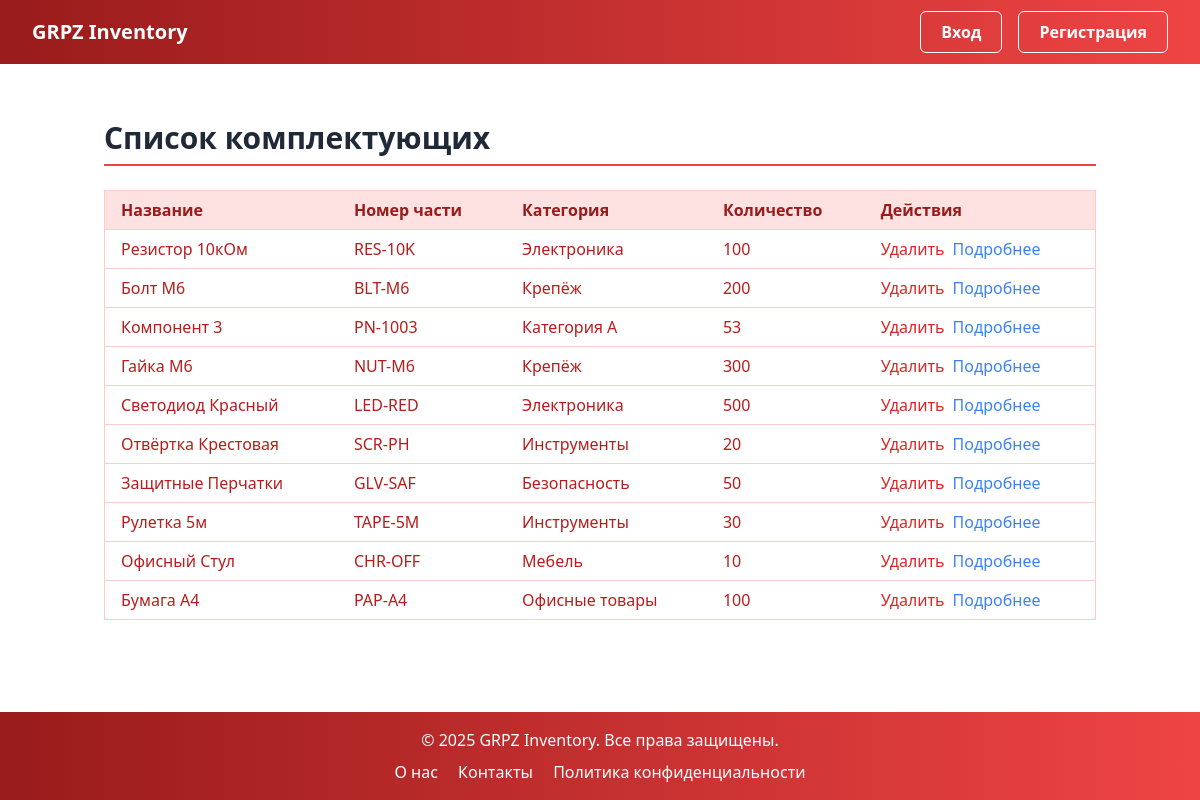
Page /components/ on the committed database.
### components/models.py (models this page shows, shortened)
class Component(models.Model):
    name = models.CharField(max_length=255, verbose_name='Наименование')
    part_number = models.CharField(max_length=50, unique=True, verbose_name='Артикул')
    category = models.CharField(max_length=100, blank=True, verbose_name='Категория')
    description = models.TextField(blank=True, verbose_name='Описание')
    unit = models.CharField(max_length=20, default='шт', verbose_name='Единица измерения')
    barcode = models.CharField(max_length=100, unique=True, blank=True, null=True, verbose_name='Штрих-код')
    quantity = models.PositiveIntegerField(default=0, verbose_name='Количество')
    warehouse = models.ForeignKey('warehouses.Warehouse', on_delete=models.CASCADE, verbose_name='Склад')
    supplier = models.ForeignKey('suppliers.Supplier', on_delete=models.SET_NULL, null=True, blank=True, verbose_name='Поставщик')
    created_at = models.DateTimeField(auto_now_add=True, verbose_name='Дата создания')
    updated_at = models.DateTimeField(auto_now=True, verbose_name='Дата обновления')
    image = models.ImageField(upload_to='components/', blank=True, null=True, verbose_name='Изображение')
    class Meta:
        verbose_name = 'Комплектующее'
        verbose_name_plural = 'Комплектующие'

### components/views.py (the view, shortened to what this page needs)
# urls.py: path('', views.component_list, name='component_list'),
def component_list(request):
    try:
        components = Component.objects.all()
        can_edit_component = request.user.is_authenticated and request.user.role in ['admin', 'warehouse_worker']
        return render(request, 'components/list.html', {
            'components': components,
            'can_edit_component': can_edit_component
        })
    except Exception as e:
        return JsonResponse({'error': str(e)}, status=500)

### components/templates/components/list.html (shortened to what this page needs)
﻿{% extends 'base.html' %}
{% block content %}
<section class="container mx-auto px-4 py-8">
    <div class="mb-6">
        <h2 class="border-b-2 border-red-500 pb-2 text-3xl font-bold text-gray-800">Список комплектующих</h2>
    </div>
    <div class="overflow-x-auto">
        <table class="min-w-full rounded-lg border border-red-200 bg-white shadow-md">
            <thead>
                <tr class="bg-red-100">
                    <th class="px-4 py-2 text-left font-semibold text-red-800">Название</th>
                    <th class="px-4 py-2 text-left font-semibold text-red-800">Номер части</th>
                    <th class="px-4 py-2 text-left font-semibold text-red-800">Категория</th>
                    <th class="px-4 py-2 text-left font-semibold text-red-800">Количество</th>
                    <th class="px-4 py-2 text-left font-semibold text-red-800">Действия</th>
                </tr>
            </thead>
            <tbody>
                {% for component in components %}
                <tr class="border-t border-red-200">
                    <td class="px-4 py-2 text-red-700">{{ component.name }}</td>
                    <td class="px-4 py-2 text-red-700">{{ component.part_number }}</td>
                    <td class="px-4 py-2 text-red-700">{{ component.category }}</td>
                    <td class="px-4 py-2 text-red-700">{{ component.quantity }}</td>
                    <td class="flex gap-2 px-4 py-2 text-red-700">
                        <button data-id="{{ component.pk }}" class="delete-button text-red-600 hover:underline">Удалить</button>
                        <a href="{% url 'components:component_detail' component.pk %}" class="text-blue-500 hover:underline">Подробнее</a>
                    </td>
                </tr>
                {% endfor %}
            </tbody>
        </table>
    </div>
</section>
{% endblock %}

### templates/base.html (style rules this page uses)
html, body { margin: 0; padding: 0; height: 100%; }
body { display: flex; flex-direction: column; min-height: 100vh; }

### rows in the picture
Component: name "Резистор 10кОм", part_number "RES-10K", category "Электроника", quantity "100"
Component: name "Болт М6", part_number "BLT-M6", category "Крепёж", quantity "200"
Component: name "Компонент 3", part_number "PN-1003", category "Категория A", quantity "53"
Component: name "Гайка М6", part_number "NUT-M6", category "Крепёж", quantity "300"
Component: name "Светодиод Красный", part_number "LED-RED", category "Электроника", quantity "500"
Component: name "Отвёртка Крестовая", part_number "SCR-PH", category "Инструменты", quantity "20"
Component: name "Защитные Перчатки", part_number "GLV-SAF", category "Безопасность", quantity "50"
Component: name "Рулетка 5м", part_number "TAPE-5M", category "Инструменты", quantity "30"
Component: name "Офисный Стул", part_number "CHR-OFF", category "Мебель", quantity "10"
Component: name "Бумага А4", part_number "PAP-A4", category "Офисные товары", quantity "100"
